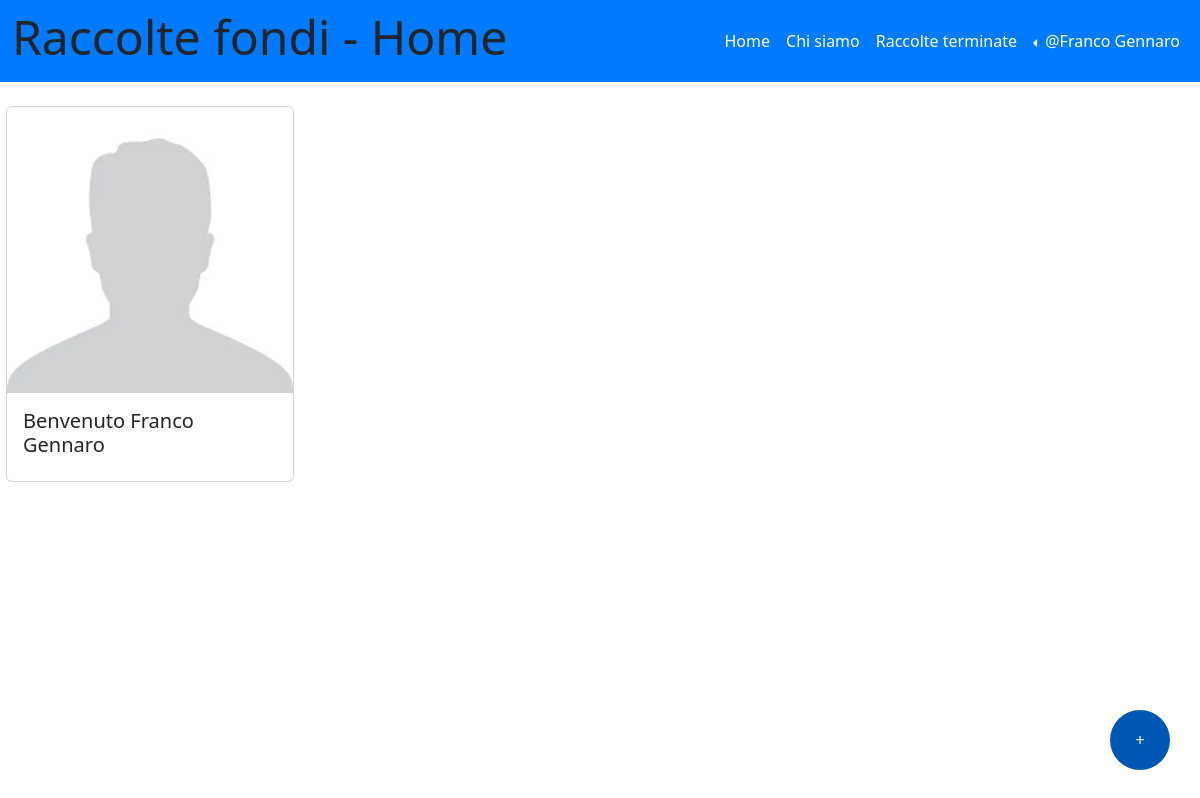
Page / (signed in) on the earlier database version.
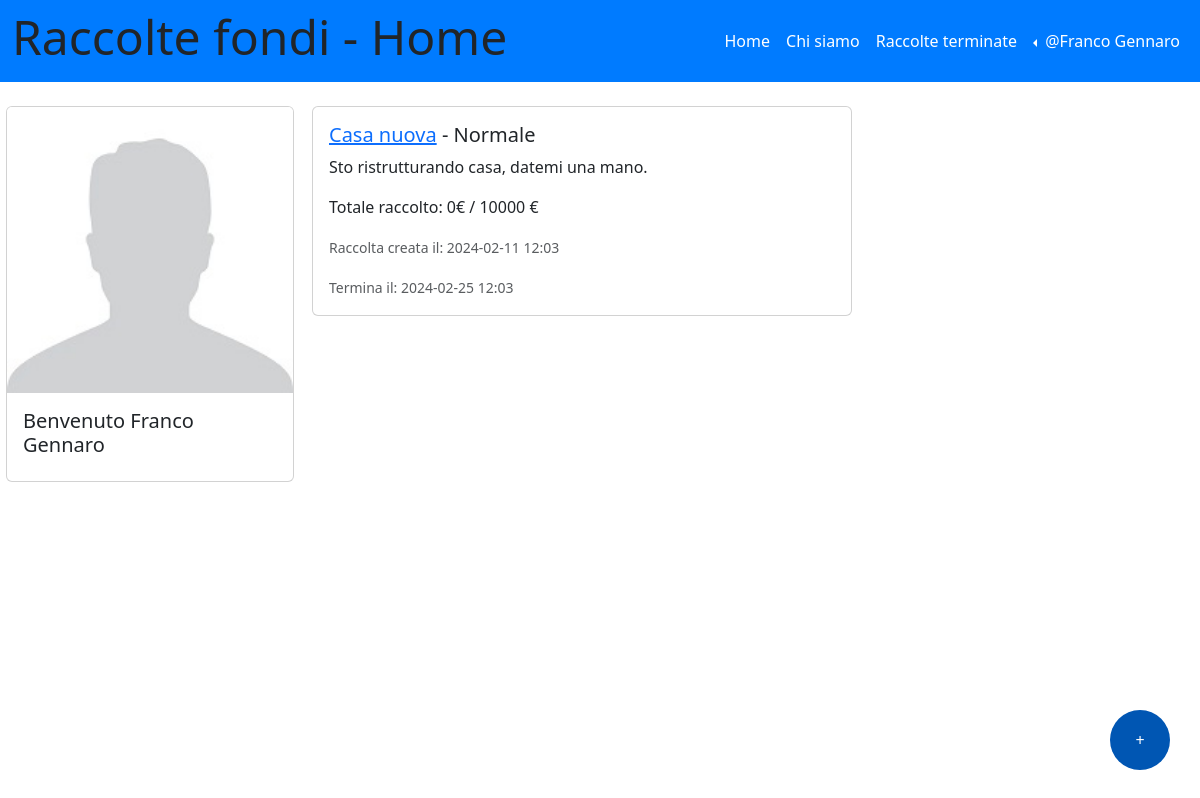
Same page on the later database version.
### tables this page shows
CREATE TABLE "raccolte" (
	"id_raccolta"	INTEGER NOT NULL UNIQUE ,
	"nome_raccolta"	TEXT NOT NULL,
	"descrizione"	TEXT,
	"immagine"	TEXT,
	"data_creazione"	TEXT,
	"data_termine"	TEXT,
	"cifra_attuale"	NUMERIC,
	"cifra_da_raggiungere"	NUMERIC,
	"tipo_raccolta"	TEXT,
	"organizzatore_raccolta"	INTEGER,
	"importo_minimo"	NUMERIC,
	"status"	TEXT DEFAULT 'attiva',
	"aggiornata"	TEXT DEFAULT 'no',
	PRIMARY KEY("id_raccolta" AUTOINCREMENT),
	FOREIGN KEY("organizzatore_raccolta") REFERENCES "utenti"("id_utente")
);

### app.py (the view)
@app.route('/')
def home():
    now = datetime.now()  # Get the current date and time
    current_date = now.date()  # Get the current date
    current_hour = now.hour  # Get the current hour
    current_minute = now.minute  # Get the current minute
    data_oggi = now.strftime("%Y-%m-%d %H:%M")
    raccolte_db = raccolte_dao.get_raccolte()
    return render_template('home.html', raccolte=raccolte_db, oggi=data_oggi)

### app.py (called while the page is built)
@app.before_request
def update_before_request():
    app.logger.info('Inizio update_status_e_portafoglio')
    try:
        raccolte_dao.update_status_e_portafoglio()
        app.logger.info('Fine update_status_e_portafoglio')
    except Exception as e:
        print('Error during update:', str(e))

@login_manager.user_loader
def load_user(user_id):
    db_user = utenti_dao.get_user_by_id(user_id)
    if db_user is not None:
        user = User(id_utente=db_user['id_utente'], nome=db_user['nome'], cognome=db_user['cognome'], email=db_user['email'], password=db_user['password'], immagine_utente=db_user['immagine_utente'], portafoglio=db_user['portafoglio'])
    else:
        user = None
    return user

### utenti_dao.py (called while the page is built)
def get_user_by_id(id):
    conn = sqlite3.connect('db/raccolte_fondi.db')
    conn.row_factory = sqlite3.Row
    cursor = conn.cursor()
    sql = 'SELECT * FROM utenti WHERE id_utente = ?'
    cursor.execute(sql, (id,))
    user = cursor.fetchone()
    cursor.close()
    conn.close()
    return user

### templates/home.html (shortened to what this page needs)
{% extends "base.html" %}
{% block home_active %}active{% endblock %}
{% block page_name%}Home{%endblock%}
{% block content %}
<aside id="myaside" class="col-lg-3 col-md-12">
    {% if not current_user.is_authenticated %}
    <section>
      <h3>Login</h3>
      <div class="bg-light p-4 border rounded mb-3">
        <form action="/login" method="POST">
          <div class="mb-3">
            <label for="nicknameInput" class="form-label">email</label>
            <input type="text" class="form-control" id="emailInput" aria-describedby="nicknameHelp" name="email">
            <div id="emailHelp" class="form-text">Non condivideremo mai la tua email con nessun altro.</div>
          </div>
          <div class="mb-3">
            <label for="passwordInput" class="form-label">Password</label>
            <input type="password" class="form-control" id="passwordInput" name="password">
          </div>
          <small>Non hai ancora un account? <a href="/iscriviti">Registrati</a></small>
          <button type="submit" class="btn btn-primary mt-3">Accedi</button>
        </form>
      </div>
    </section>
    {% else %}
    <div class="container d-flex justify-content-center align-items-center">
      <div class="row">
          <div class="col-3">
      <div class="card" style="width: 18rem;">
        {% if current_user.immagine_utente%}
          <img src="{{ url_for('static', filename= current_user.immagine_utente) }}" class="card-img-top" alt="immagine dell'utente">
        {% else%}
        <img src="{{ url_for('static', filename= 'user.jpg') }}" class="card-img-top" alt="immagine dell'utente">
        {% endif %}
          <div class="card-body">
          <h5 class="card-title">Benvenuto {{current_user.nome}} {{current_user.cognome}}</h5>
          </div>
      </div>
      </div>
      </div>
  </div>
    {% endif %}
  </aside>
  <main class="col-lg-9 col-md-12">
    {% for raccolta in raccolte %}
    {% if raccolta.status == 'attiva' %}
    <div class="card mb-3" style="max-width: 540px;">
      <div class="row g-0">
        <div class="col-12">
          <div class="card-body">
            <h5 class="card-title">
                 <a href="{{url_for('singola_raccolta', id=raccolta.id_raccolta)}}">{{raccolta.nome_raccolta | e}}</a>
              - {% if raccolta.tipo_raccolta == 'lampo' %} Lampo
              {%else%} Normale
              {%endif%}
            </h5>
            <p class="card-text">{{raccolta.descrizione}}</p>
            <p class="card-text">Totale raccolto: {{raccolta.cifra_attuale}}€ / {{raccolta.cifra_da_raggiungere}} €</p>
            {% if raccolta.tipo_raccolta == 'lampo' %}
            <p class="card-text"><small class="text-body-secondary">Raccolta creata alle ore: {{raccolta.data_creazione.split(' ')[1]}}</small></p>
            <p class="card-text"><small class="text-body-secondary">Termina alle ore: {{raccolta.data_termine.split(' ')[1]}}</small></p>
            {% else %}
            <p class="card-text"><small class="text-body-secondary">Raccolta creata il: {{raccolta.data_creazione}}</small></p>
            <p class="card-text"><small class="text-body-secondary">Termina il: {{raccolta.data_termine}}</small></p>
            {% endif %}
          </div>
        </div>
      </div>
    </div>
    {% endif %}
    {% endfor %}
  </main>
  {% if current_user.is_authenticated %}
<button type="button" class="mybutton" data-bs-toggle="modal" data-bs-target="#createModal">
  +
</button>
{% endif %}
{% endblock %}

Differences in the rows shown:
added raccolte: nome_raccolta "Casa nuova", tipo_raccolta "Normale", descrizione "Sto ristrutturando casa, datemi una mano.", cifra_attuale "0", cifra_da_raggiungere "10000", data_creazione "2024-02-11 12:03", data_termine "2024-02-25 12:03"
